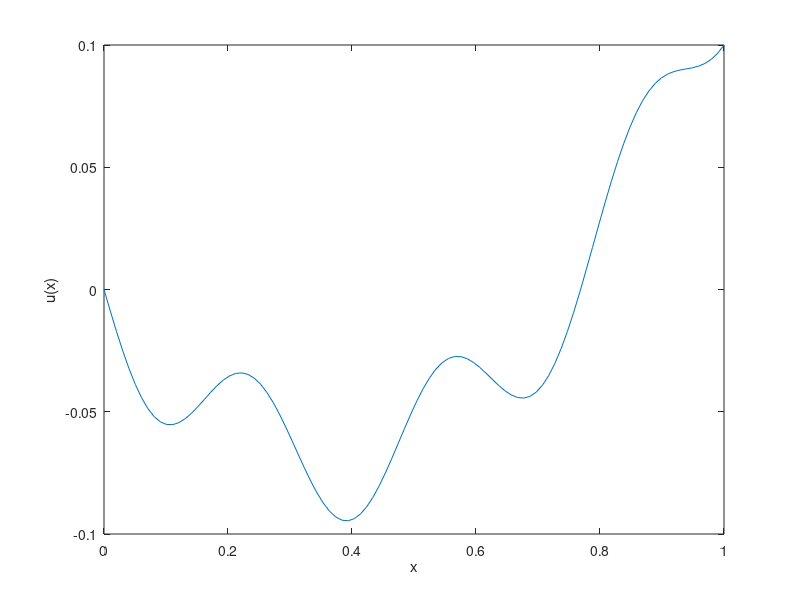

Here is the MATLAB script that generated this plot:
%% Finite difference method

%% Initialization
% Definition of the interval
x_0 = 0;
x_n = 1;

% number of points
n = 100;
h = (x_n-x_0)/(n-1);

% Dirichlet BC
u_0 = 0;
u_n = 0.1;

% Vector of points
x = linspace(x_0, x_n, n).';

%% Matrix of the operator d^2/dx^2
% Define the operator
D2 = gallery('tridiag',n,1,-2,1);

% Add BCs
% x = 0
D2(1,1) = 1; D2(1,2) = 0;
% x = 1
D2(n,n-1) = 0; D2(n,n) = 1;

%% Right hand side
f = @(x) 10*sin(20*x)+cos(x.^5);

% Multiply the rhs by h^2 to avoid numerical errors
F = h^2*f(x);

% Add BC
F(1) = u_0;
F(n) = u_n;

%% Compute the solution and plot it
% Solve the equation
u=D2\F;

% Plot the solution
plot(x,u)
xlabel('x') 
ylabel('u(x)')
shg
